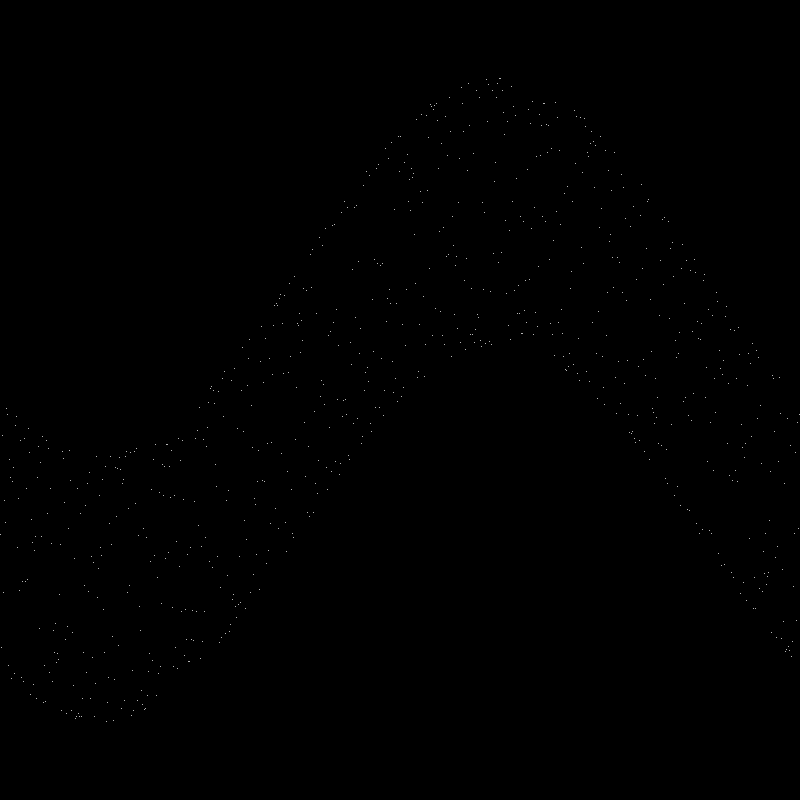
Frame 1 (no input)
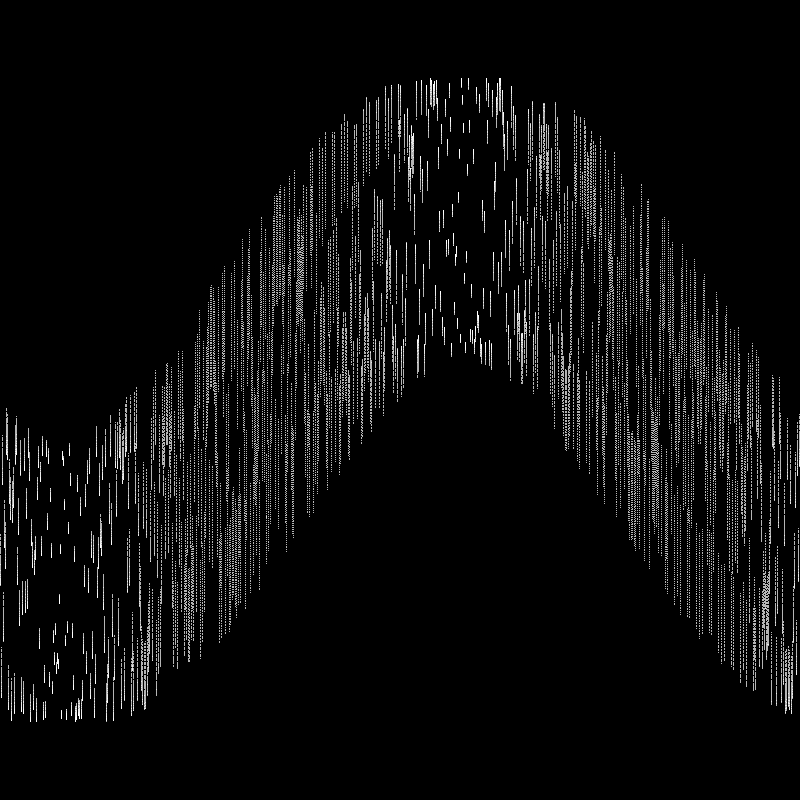
Frame 60 (the mouse pressed at the canvas centre just before this capture)
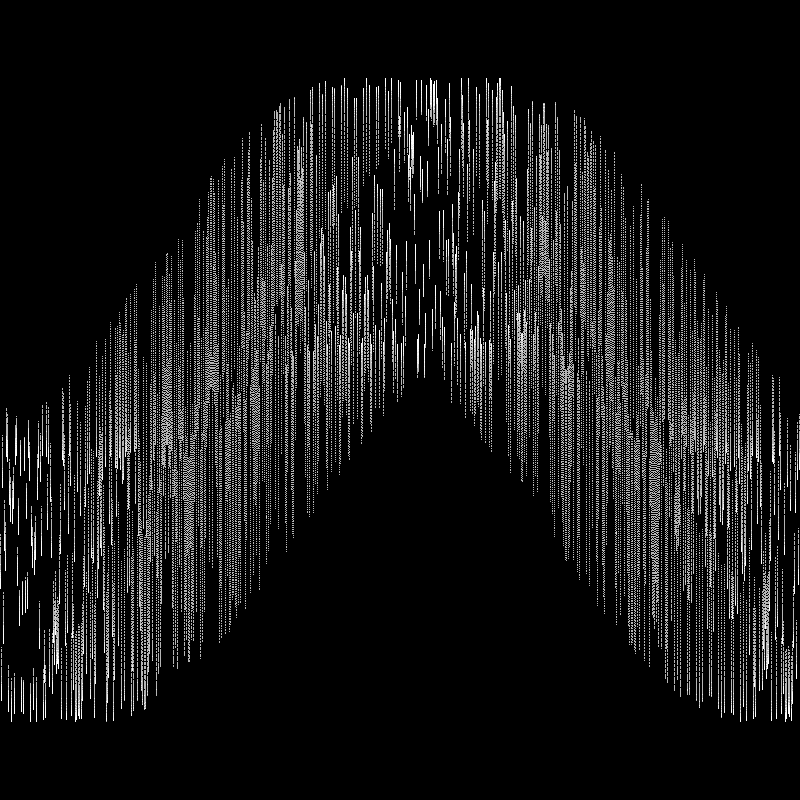
Frame 120 (the mouse held since frame 60 and released just before this capture)

The Processing sketch that drew these frames (run headless with seeded random() and noise(); from frame 60 on, the mouse is pressed at the canvas centre):

// Processing sketch: SineAdd2
// ── SineAdd2.pde
int c=0;
color colors[] = {color(255,0,0), color(0,255,0), color(0,0,255), color(255,0,0) };
void setup() {
  size(800, 800);
  background(0);
  stroke(255);
}

void draw() {
  float t = frameCount*.01;

  for (int x=0; x<width; x++) {
    float a = map(x, 0, width, 0, TWO_PI);
    float p = sin(a + t);
    float q = cos(a + t );
    float r = sin(x*x); 

    float y = map((p+q+r)/3, -1, 1, 0, height);
    point(x, y);
  }
  
  if ((frameCount%400)==0) {
    c = (c+1) % colors.length;
    stroke(colors[c]);
  }
}
